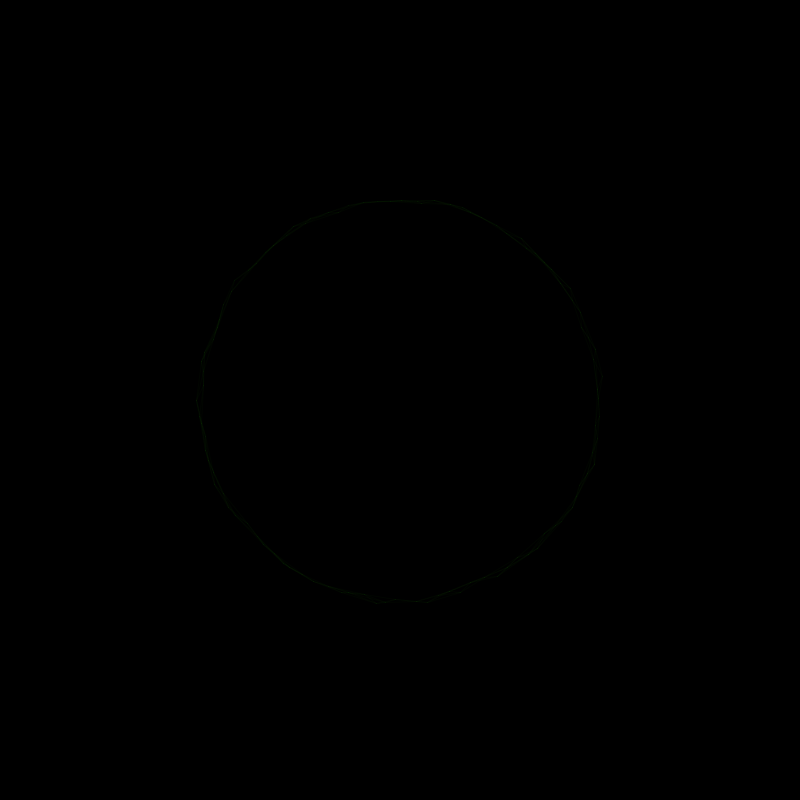
Frame 1 (no input)
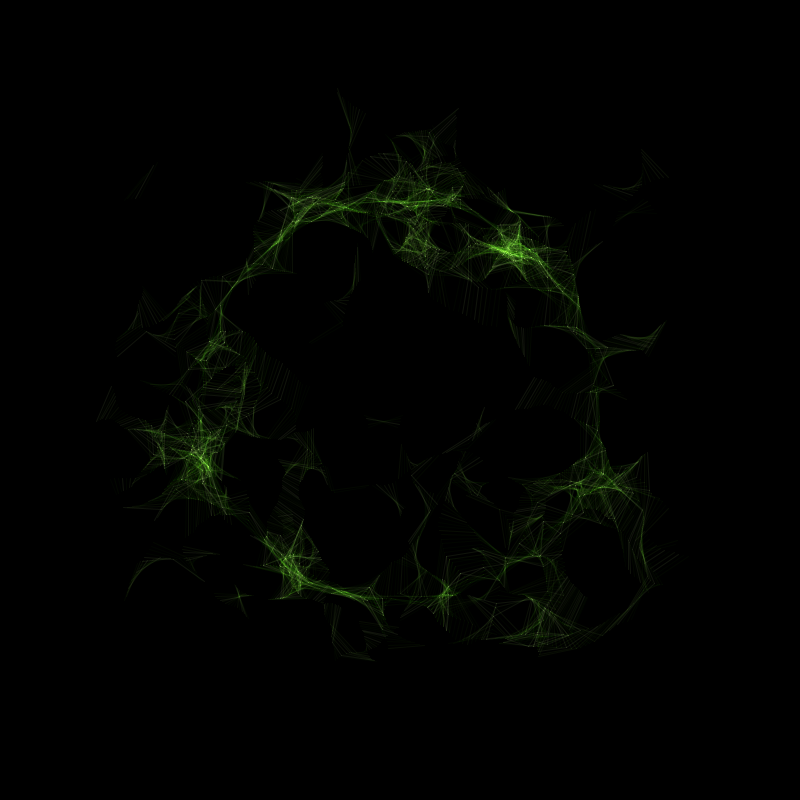
Frame 60 (the mouse pressed at the canvas centre just before this capture)
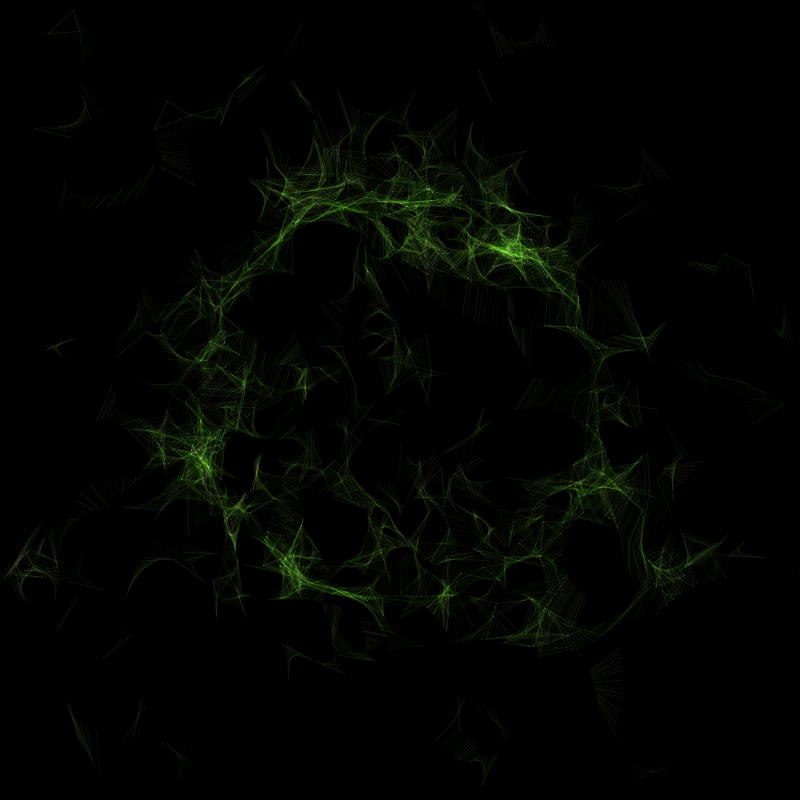
Frame 120 (the mouse held since frame 60 and released just before this capture)

The Processing sketch that drew these frames (run headless with seeded random() and noise(); from frame 60 on, the mouse is pressed at the canvas centre):

// Processing sketch: class_14_03_22
// ── class_14_03_22.pde
int np = 100;
float rad = 200;

particle [] p = new particle[np];
//color [] cols = {#001219, #005f73, #0a9396, #94d2bd, #e9d8a6, #ee9b00, #ca6702, #bb3e03, #ae2012, #9b2226};
color [] cols = {#143601, #1a4301, #245501, #538d22, #73a942, #aad576};

void setup(){
  size(800,800);
  background(0);
  blendMode(ADD);
  for (int i=0; i<np; ++i){
    p[i] = new particle(width*0.5+rad*cos(TWO_PI*i/np),height*0.5+rad*sin(TWO_PI*i/np));
    //p[i] = new particle(random(width), random(height));
  }
  
}

void draw(){
  //fill (255, 5);
  //noStroke();
  //rect(0,0,width, height);
  
  for (int i=0; i<np; ++i){
    p[i].show();
    p[i].move();
  }
  
  //-- stopping criteria
  if(frameCount>1000) noLoop();
  connect();
}

void connect(){
  stroke(cols[int(random(cols.length))],25);
  //stroke(255,5);
  strokeWeight(1);
  //-- Loop over all particles
  //-- for each, check every other particle
  //-- if dist() < cutoff {drawLine}
  
  float cutoff;
  cutoff = 40;
  for (int i=0;i<np;++i){
   for (int j=i+1; j<np; ++j){
     if (dist(p[i].loc.x, p[i].loc.y, p[j].loc.x, p[j].loc.y) < cutoff){
       line(p[i].loc.x, p[i].loc.y, p[j].loc.x, p[j].loc.y);
     }
   }
  }
  
}

// ── functions.pde
class particle{
 //-- Define all the variables of particle 
  PVector loc, vel;
  float dt;
  int lifeTime;
  float theta;
  color col;
  
  //-- Constructor - first essential function to create the object
  particle(float x, float y){
    //-- Assign all variables to some values
     theta = random(TWO_PI);
     //loc = new PVector(random(width), random(height));
     loc = new PVector(x, y);
     vel = new PVector(cos(theta), sin(theta));
     dt = random(1,5);
     //lifeTime = int(random(500,1000));
     //lifeTime = 1000;
     col = cols[int(random(cols.length))];
  }
  
  void show(){
    stroke(0,25);
    strokeWeight(2);
    //-- another method to stop the animation
    //if (frameCount<lifeTime) point(loc.x, loc.y); 
  }
  
  void periodic(){
    loc.x = (loc.x + width) % width;
    loc.y = (loc.y + height) % height;
  }
  
  void move(){
     loc.add(vel.mult(dt)); 
     //theta += random(-0.25, 0.25);
     theta += randomGaussian() * 0.2;
     //vel = new PVector(random(-1,1), random(-1,1)); 
     vel = new PVector(cos(theta), sin(theta));
     //-- Introduces periodic boundary conditions
     periodic();
  }
  
}
